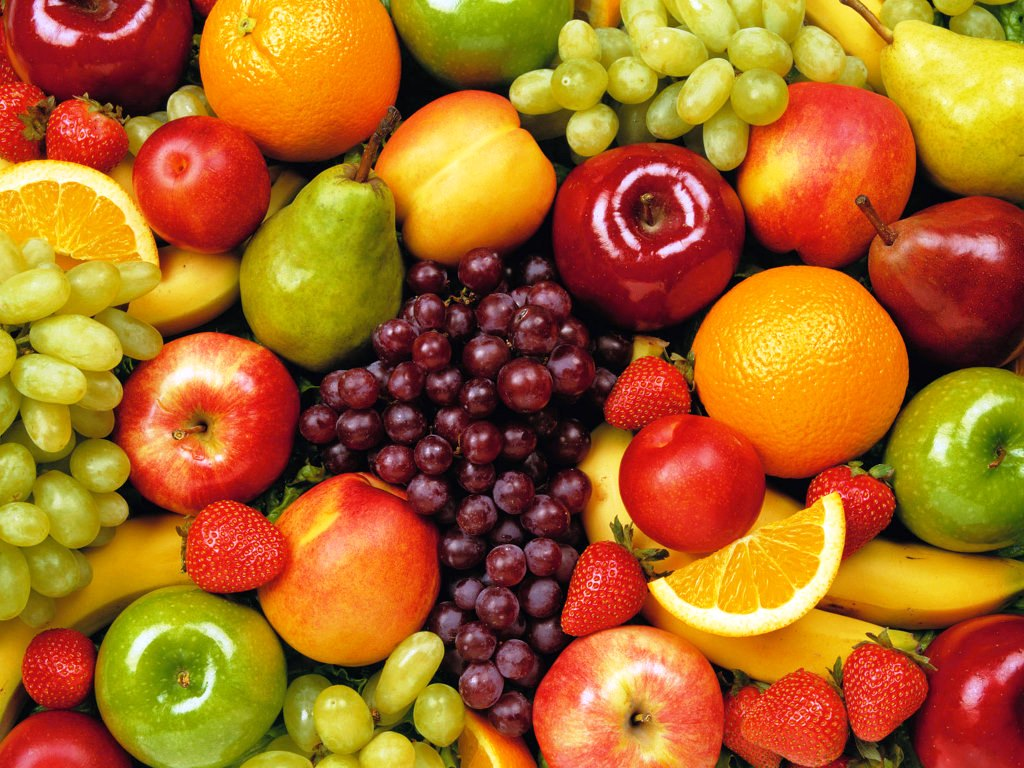
#> input picture Guia2_OpenCV/frutas.jpg, 1024 x 768 px
$ python guia1_opencv.py
#> lines starting #> are read from the running program, lines starting #| are printed output that depends on the picture; after the words box and inside, x2 and y2 are one past the last pixel; in counts of white or black regions, pixels touching at a corner belong together
import cv2
import matplotlib.pyplot as plt

filename = "frutas.jpg"
image_bgr = cv2.imread(filename)
#> image_bgr is the input picture: shape (768, 1024, 3); mean B, G, R 34.7, 104, 170.5

if image_bgr is None:
    print("Error: no se encontró frutas.jpg")
else:
    image_rgb = cv2.cvtColor(image_bgr, cv2.COLOR_BGR2RGB)

    image_hsv = cv2.cvtColor(image_bgr, cv2.COLOR_BGR2HSV)
#> image_hsv: shape (768, 1024, 3); mean H, S, V 47.2, 202.9, 172.2

    umbral_bajo = (25, 40, 40)
    umbral_alto = (70, 255, 255)

    mask = cv2.inRange(image_hsv, umbral_bajo, umbral_alto)
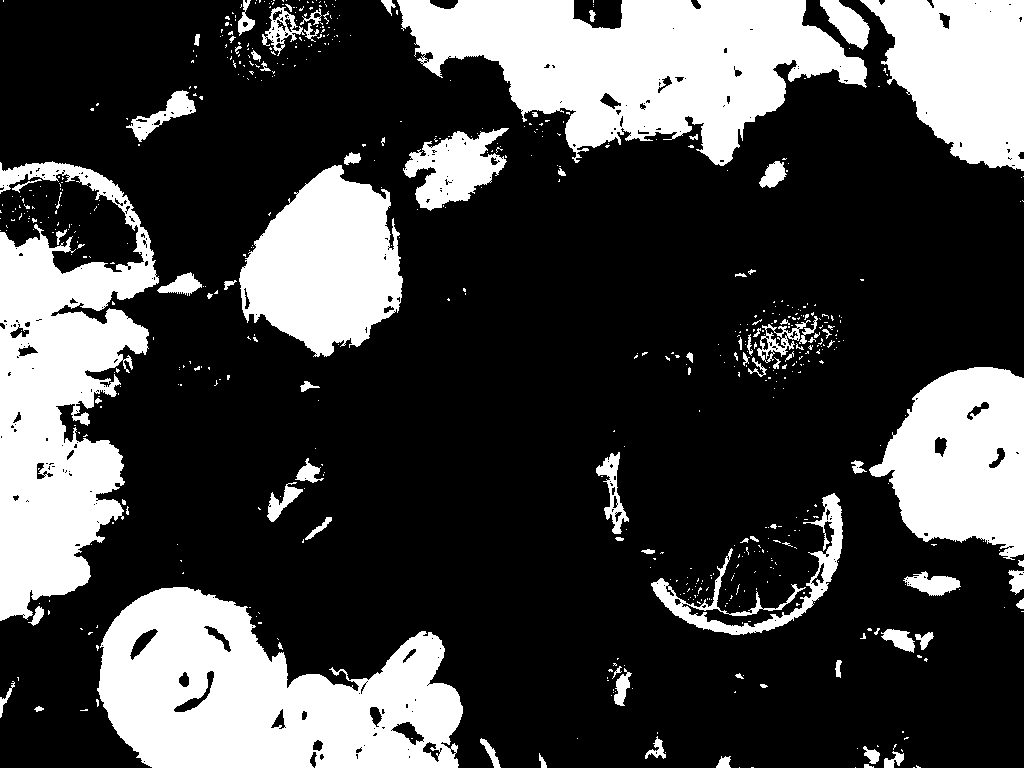
#> mask: shape (768, 1024); 26.9% white; 627 white regions (540 under 20 px), largest, box (x1, y1, x2, y2) and area: (397, 0, 867, 166) 44060, (97, 587, 463, 768) 43112, (0, 161, 159, 621) 40058

    resultado_bgr = cv2.bitwise_and(
        image_bgr,
        image_bgr,
        mask=mask
    )
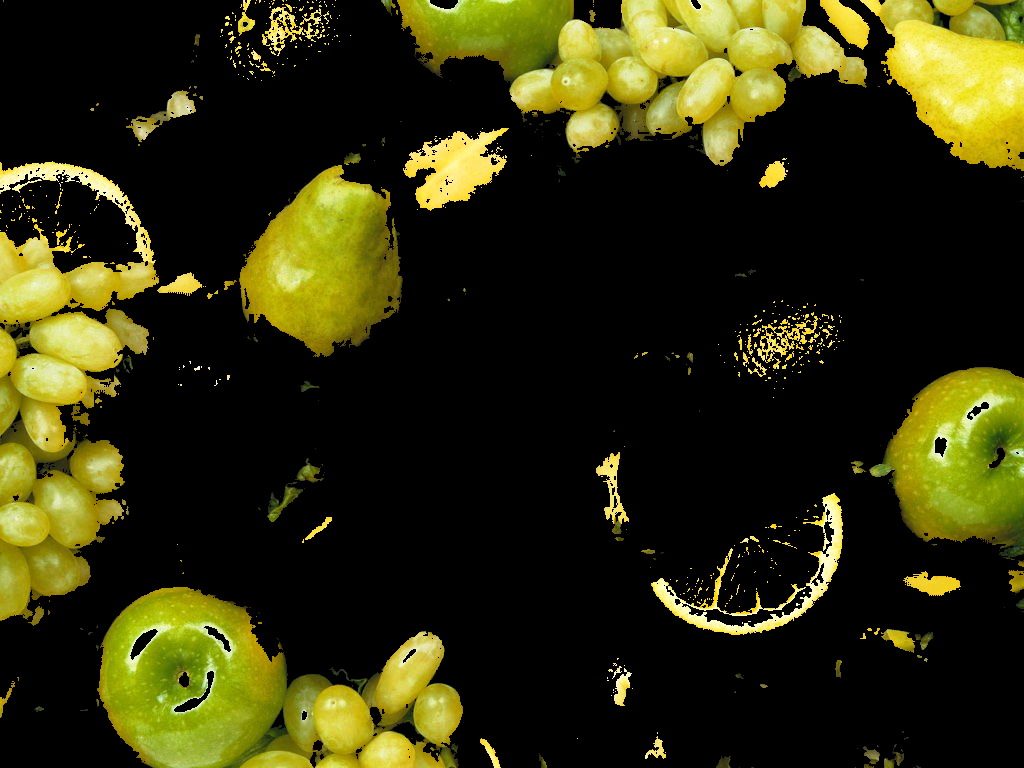
#> resultado_bgr: shape (768, 1024, 3); mean B, G, R 12.1, 46.6, 47.5

    resultado_rgb = cv2.cvtColor(
        resultado_bgr,
        cv2.COLOR_BGR2RGB
    )

    plt.figure(figsize=(14, 5))

    plt.subplot(1, 3, 1)
    plt.imshow(image_rgb)
    plt.title("Imagen original")
    plt.axis("off")

    plt.subplot(1, 3, 2)
    plt.imshow(mask, cmap="gray")
    plt.title("Máscara verde")
    plt.axis("off")

    plt.subplot(1, 3, 3)
    plt.imshow(resultado_rgb)
    plt.title("Color verde detectado")
    plt.axis("off")

    plt.tight_layout()
    plt.show()
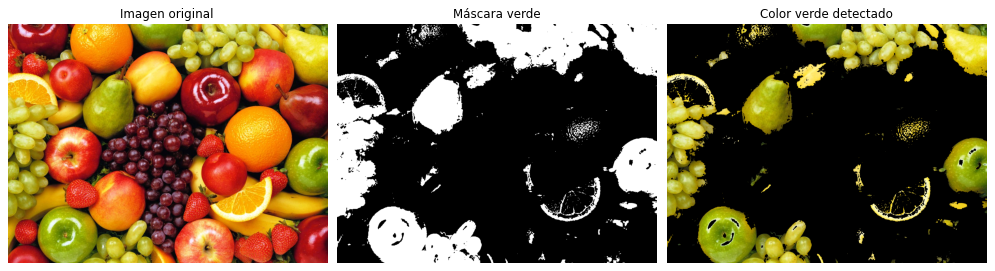
#> figure drawn by matplotlib, 3 panels

$ run again, with Guia2_OpenCV/huerto.jpg copied over Guia2_OpenCV/frutas.jpg
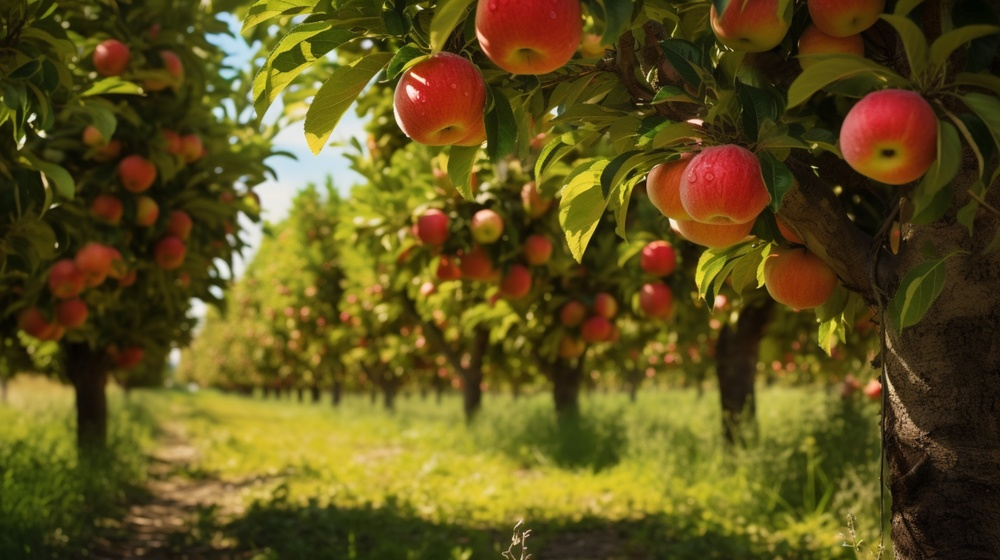
#> input picture Guia2_OpenCV/huerto.jpg, 1000 x 560 px, shrunk from 4500 x 2522 before the run
#> image_bgr is the input picture: shape (560, 1000, 3); mean B, G, R 27.9, 81.6, 95.6
#> image_hsv: shape (560, 1000, 3); mean H, S, V 26.1, 190.2, 97.1
#> `mask = cv2.inRange(image_hsv, umbral_bajo, umbral_alto)`:
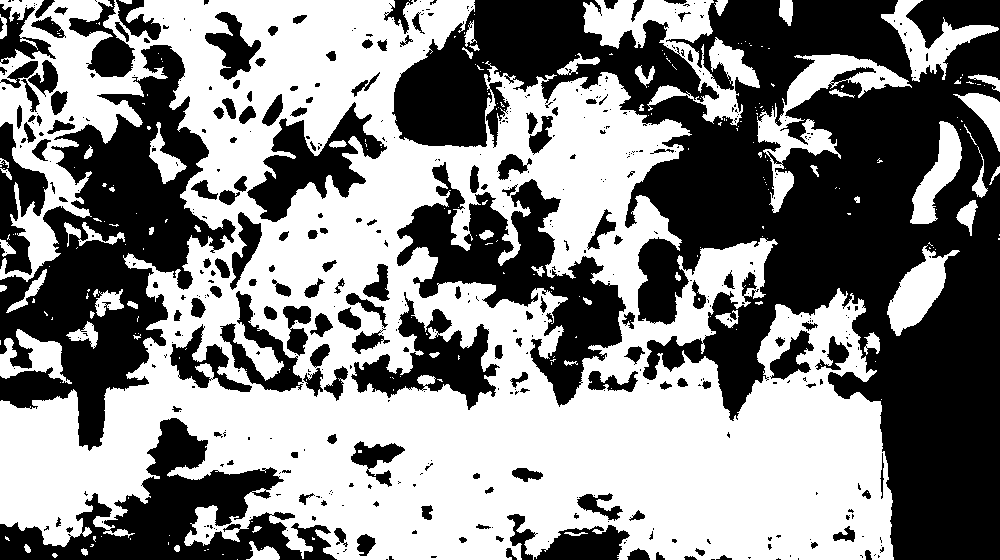
#> mask: shape (560, 1000); 52.6% white; 517 black regions (356 under 20 px), largest, box (x1, y1, x2, y2) and area: (392, 0, 1000, 560) 139228, (0, 45, 236, 451) 37789, (397, 162, 626, 407) 18271
#> `plt.show()`:
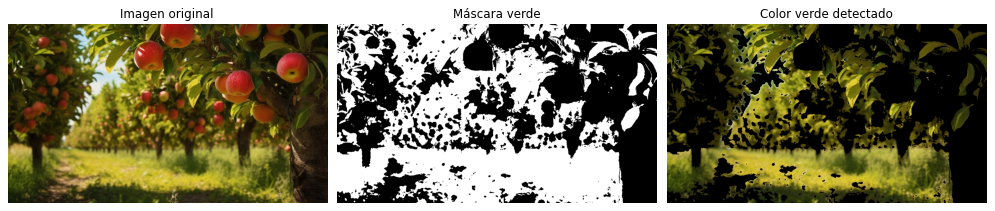
#> figure drawn by matplotlib, 3 panels
